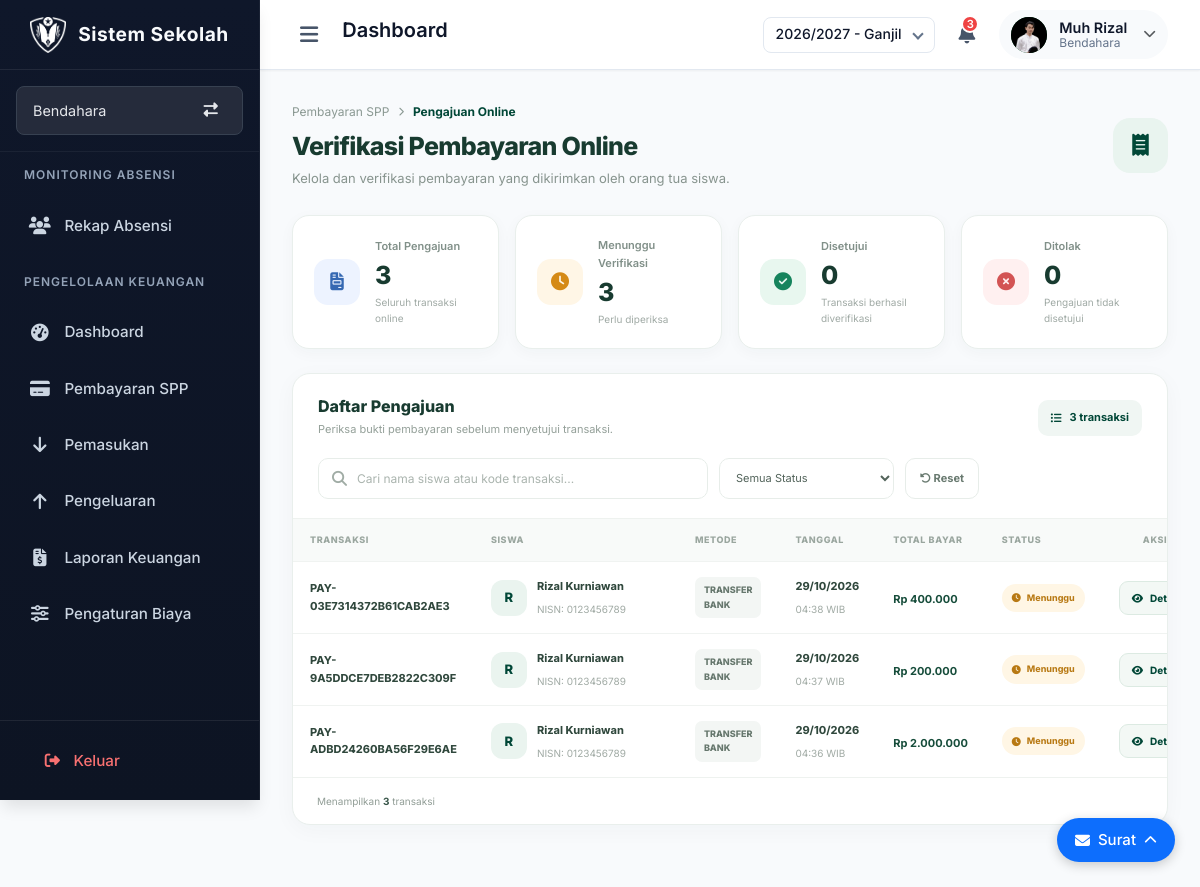
Before: /bendahara/pengajuan-online (signed in) with the older database file.
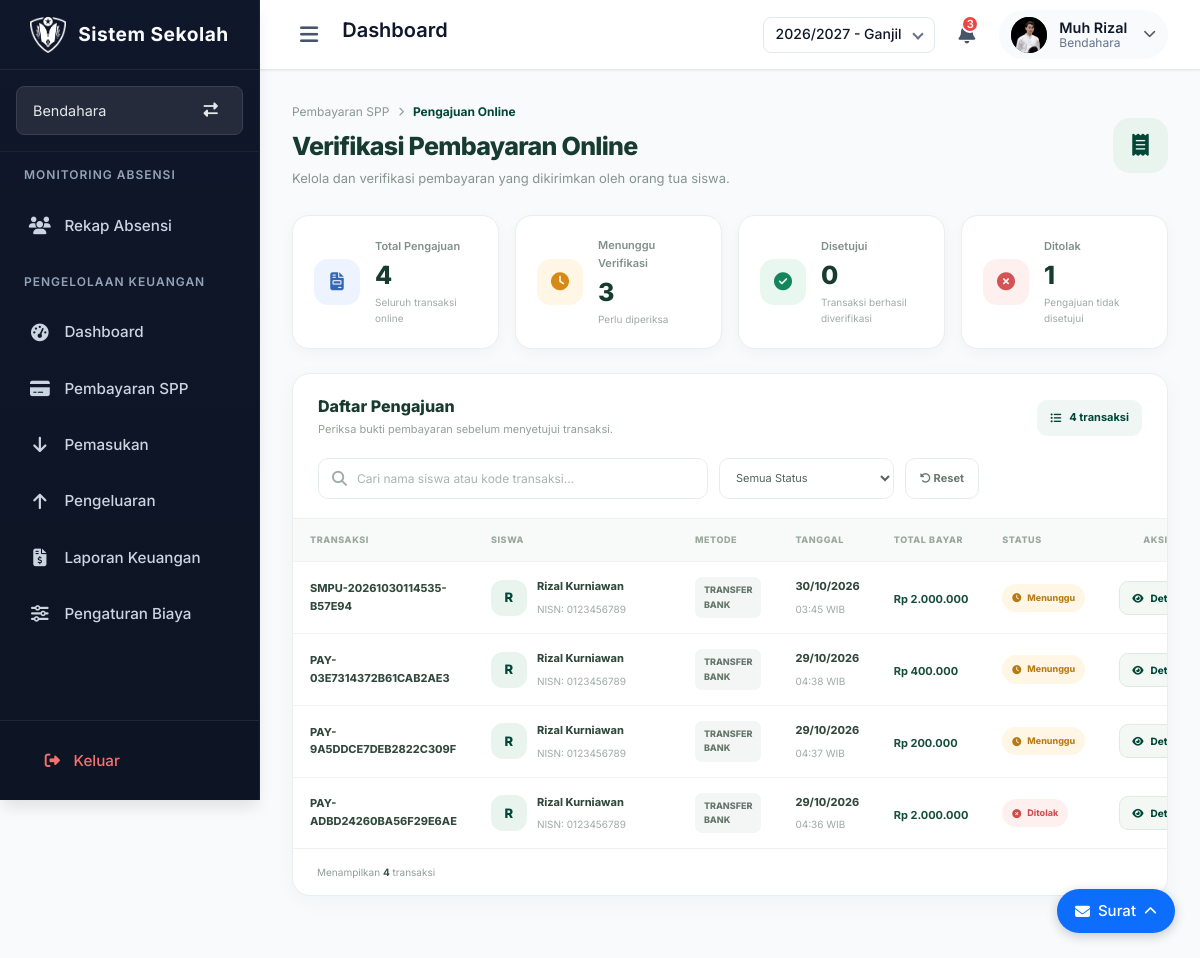
After: the same page with the newer database file.
### models.py (models this page shows, shortened)
class PengajuanPembayaran(db.Model):
    __tablename__ = 'pengajuan_pembayaran'
    id = db.Column(db.Integer, primary_key=True, autoincrement=True)
    kode_transaksi = db.Column(db.String(50), unique=True, nullable=False)
    siswa_id = db.Column(
        db.Integer,
        db.ForeignKey('siswa.id'),
        nullable=False,
        index=True
    )
    metode = db.Column(db.String(30), nullable=False)
    total_diajukan = db.Column(db.BigInteger, nullable=False)
    status = db.Column(
        db.String(30),
        nullable=False,
        default='menunggu_verifikasi',
        index=True
    )
    bukti_pembayaran = db.Column(db.String(255), nullable=True)
    catatan_orangtua = db.Column(db.Text, nullable=True)
    catatan_admin = db.Column(db.Text, nullable=True)
    diajukan_pada = db.Column(
        db.DateTime,
        nullable=False,
        default=datetime.utcnow
    )
    diverifikasi_oleh = db.Column(
        db.Integer,
        db.ForeignKey('users.id'),
        nullable=True
    )
    diverifikasi_pada = db.Column(db.DateTime, nullable=True)
    siswa = db.relationship('Siswa')
    pemeriksa = db.relationship('User')
    detail_tagihan = db.relationship(
        'DetailPengajuanPembayaran',
        back_populates='pengajuan',
        cascade='all, delete-orphan'
    )

class Siswa(db.Model):
    __tablename__ = 'siswa'
    id = db.Column(db.Integer, primary_key=True, autoincrement=True)
    nis = db.Column(db.String(20), unique=True, nullable=False)
    nisn = db.Column(db.String(20), unique=True, nullable=True)
    nik = db.Column(db.String(20), nullable=True)
    nama = db.Column(db.String(100), nullable=False)
    jenis_kelamin = db.Column(db.String(20), nullable=False)
    agama = db.Column(db.String(30), nullable=True)
    tempat_lahir = db.Column(db.String(100))
    tanggal_lahir = db.Column(db.Date)
    tingkat = db.Column(db.String(1), nullable=True, index=True)
    kelas_id = db.Column(db.Integer, db.ForeignKey('kelas.id'), nullable=True, index=True)
    alamat = db.Column(db.Text)
    no_hp = db.Column(db.String(20), nullable=True)
    email = db.Column(db.String(100), unique=True, nullable=True)
    tahun_masuk = db.Column(db.Integer, nullable=True)
    status = db.Column(db.String(20), default='Aktif')
    nama_ayah = db.Column(db.String(100), nullable=True)
    nama_ibu = db.Column(db.String(100), nullable=True)
    no_hp_ortu = db.Column(db.String(20), nullable=True)
    pekerjaan_ayah = db.Column(db.String(50), nullable=True)
    pekerjaan_ibu = db.Column(db.String(50), nullable=True)
    jenis_pendaftaran = db.Column(db.String(20), nullable=True)
    tanggal_diterima = db.Column(db.Date, nullable=True)
    tahun_diterima = db.Column(db.Integer, nullable=True)
    diterima_di_kelas = db.Column(db.Integer, db.ForeignKey('kelas.id'), nullable=True)
    sekolah_sd = db.Column(db.String(255), nullable=True)
    tahun_lulus_sd = db.Column(db.Integer, nullable=True)
    alamat_sekolah_sd = db.Column(db.Text, nullable=True)
    sekolah_asal_pindah = db.Column(db.String(255), nullable=True)
    tahun_pindah = db.Column(db.Integer, nullable=True)
    alamat_sekolah_pindah = db.Column(db.Text, nullable=True)
    dibuat_pada = db.Column(db.DateTime, default=datetime.utcnow)
    tanggal_non_aktif = db.Column(db.Date, nullable=True)
    alasan_non_aktif = db.Column(db.String(255), nullable=True)
    jenis_non_aktif = db.Column(db.String(20), nullable=True)
    sekolah_tujuan = db.Column(db.String(100), nullable=True)
    akun = db.relationship('User', backref='siswa', uselist=False)
    kelas_sekarang = db.relationship('Kelas', back_populates='daftar_siswa', foreign_keys=[kelas_id])
    kelas_awal = db.relationship('Kelas', foreign_keys=[diterima_di_kelas])
    riwayat_semester = db.relationship(
        'RiwayatSemester',
        back_populates='siswa',
        lazy=True,
        cascade='all, delete-orphan',
        order_by='RiwayatSemester.tahun_pelajaran'
    )

### routes/sections/bendahara/bendahara.py (the view)
@bendahara_bp.route('/pengajuan-online')
def pengajuan_online():
    if not session.get('logged_in'):
        return redirect(url_for('login.halaman_login'))
    user = User.query.get(session.get('user_id'))
    session['halaman_aktif'] = 'bendahara'
    daftar_pengajuan = (
        PengajuanPembayaran.query
        .order_by(PengajuanPembayaran.diajukan_pada.desc())
        .all()
    )
    jumlah_menunggu = sum(
        1 for p in daftar_pengajuan
        if p.status == 'menunggu_verifikasi'
    )
    jumlah_disetujui = sum(
        1 for p in daftar_pengajuan
        if p.status == 'disetujui'
    )
    jumlah_ditolak = sum(
        1 for p in daftar_pengajuan
        if p.status == 'ditolak'
    )
    return render_template(
        'index.html',
        active_page='pengajuan_online',
        halaman_aktif='bendahara',
        user=user,
        user_name=session.get('user_name', 'Pengguna'),
        daftar_pengajuan=daftar_pengajuan,
        jumlah_pengajuan=len(daftar_pengajuan),
        jumlah_menunggu=jumlah_menunggu,
        jumlah_disetujui=jumlah_disetujui,
        jumlah_ditolak=jumlah_ditolak
    )

### app.py (called while the page is built)
@app.before_request
def atur_domain_sesi():
    host = request.host.lower()
    if host.endswith('.smpuhamzanwadi.sch.id'):
        app.config['SESSION_COOKIE_DOMAIN'] = ".smpuhamzanwadi.sch.id"
    else:
        app.config['SESSION_COOKIE_DOMAIN'] = None
        app.config['SESSION_COOKIE_PATH'] = "/"
        app.config['SESSION_COOKIE_HTTPONLY'] = True
        app.config['SESSION_COOKIE_SAMESITE'] = 'Lax'
        app.config['SESSION_COOKIE_SECURE'] = False

def nama_singkat_dropdown(nama_lengkap):
    if not nama_lengkap:
        return "Pengguna"
    nama_lengkap = nama_lengkap.strip()
    gelar_depan = r"^(Dr\.|Drg\.|Prof\.|Ir\.|Sdr\.|H\.|K\.H\.|Alm\.|Almh\.|Drs\.|M\.|Bpk\.|Ibu\.|Ny\.|Tn\.)\s+"
    gelar = ""
    nama_murni = nama_lengkap
    cocok = re.match(gelar_depan, nama_lengkap)
    if cocok:
        gelar = cocok.group(0)
        nama_murni = nama_lengkap[cocok.end():]
    kata = nama_murni.split()
    if not kata:
        return gelar + "Pengguna"
    kata1 = kata[0].strip(".,")
    if len(kata1) >= 4:
        nama_terambil = kata[0]
    else:
        nama_terambil = " ".join(kata[:2])
    return f"{gelar}{nama_terambil}"

### templates/index.html (shortened to what this page needs)
{% extends "layout.html" %}
{% block content %}
{% if active_page == "pengajuan_online" and halaman_aktif == "bendahara" %}
    {% include "sections/bendahara/pengajuan_online.html" %}
{% endif %}
{% include 'components/surat.html' %}
{% endblock %}
{% block extra_css %}
    {% if active_page == "pengajuan_online" and halaman_aktif == "bendahara" %}
    <link rel="stylesheet" href="{{ url_for('static', filename='css/jabatan/bendahara/pengajuan_online.css') }}">
    {% endif %}
{% endblock %}

### templates/sections/bendahara/pengajuan_online.html (shortened to what the changed rows need)
<div class="pengajuan-page">
    <div class="pengajuan-header">
        <div>
            <h2>Verifikasi Pembayaran Online</h2>
        </div>
    </div>
    <div class="pengajuan-stats">
        <div class="pengajuan-stat-card">
            <div>
                <span>Total Pengajuan</span>
                <h3>{{ jumlah_pengajuan }}</h3>
                <small>Seluruh transaksi online</small>
            </div>
        </div>
        <div class="pengajuan-stat-card">
            <div>
                <span>Ditolak</span>
                <h3>{{ jumlah_ditolak }}</h3>
                <small>Pengajuan tidak disetujui</small>
            </div>
        </div>
    </div>
    <div class="pengajuan-content">
        <div class="pengajuan-content-header">
            <div>
                <h3>Daftar Pengajuan</h3>
                <p>Periksa bukti pembayaran sebelum menyetujui transaksi.</p>
            </div>
            <div class="pengajuan-total-badge">
                <i class="fas fa-list-ul"></i>
                {{ jumlah_pengajuan }} transaksi
            </div>
        </div>
        <div class="pengajuan-table-wrapper">
            <table class="pengajuan-table" id="tabelPengajuan">
                <thead>
                    <tr>
                        <th>TRANSAKSI</th>
                        <th>SISWA</th>
                        <th>METODE</th>
                        <th>TANGGAL</th>
                        <th>TOTAL BAYAR</th>
                        <th>STATUS</th>
                        <th class="text-center">AKSI</th>
                    </tr>
                </thead>
                <tbody>
                    {% for p in daftar_pengajuan %}
                    <tr
                        class="baris-pengajuan"
                        data-kode="{{ p.kode_transaksi|lower }}"
                        data-nama="{{ (p.siswa.nama if p.siswa else '')|lower }}"
                        data-status="{{ p.status }}"
                    >
                        <td>
                            <div class="transaksi-kode">
                                <strong>{{ p.kode_transaksi }}</strong>
                            </div>
                        </td>
                        <td>
                            <div class="pengajuan-siswa">
                                <div class="siswa-avatar">
                                    {{ (p.siswa.nama[0] if p.siswa and p.siswa.nama else '?')|upper }}
                                </div>
                                <div>
                                    <strong>{{ p.siswa.nama if p.siswa else 'Siswa tidak ditemukan' }}</strong>
                                    <small>NISN: {{ p.siswa.nisn if p.siswa else '-' }}</small>
                                </div>
                            </div>
                        </td>
                        <td>
                            <span class="metode-pembayaran">
                                {{ p.metode|upper }}
                            </span>
                        </td>
                        <td>
                            <div class="tanggal-pengajuan">
                                <strong>
                                    {{ p.diajukan_pada.strftime('%d/%m/%Y') if p.diajukan_pada else '-' }}
                                </strong>
                                <small>
                                    {{ p.diajukan_pada.strftime('%H:%M') if p.diajukan_pada else '-' }} WIB
                                </small>
                            </div>
                        </td>
                        <td>
                            <strong class="nominal-pengajuan">
                                Rp {{ "{:,.0f}".format(p.total_diajukan).replace(',', '.') }}
                            </strong>
                        </td>
                        <td>
                            {% if p.status == 'menunggu_verifikasi' %}
                                <span class="status-pengajuan status-menunggu">
                                    <i class="fas fa-clock"></i> Menunggu
                                </span>
                            {% elif p.status == 'disetujui' %}
                                <span class="status-pengajuan status-disetujui">
                                    <i class="fas fa-check-circle"></i> Disetujui
                                </span>
                            {% elif p.status == 'ditolak' %}
                                <span class="status-pengajuan status-ditolak">
                                    <i class="fas fa-times-circle"></i> Ditolak
                                </span>
                            {% else %}
                                <span class="status-pengajuan status-dibatalkan">
                                    {{ p.status|replace('_', ' ')|title }}
                                </span>
                            {% endif %}
                        </td>
                        <td class="text-center">
                            <button
                                type="button"
                                class="btn-detail-pengajuan"
                                data-pengajuan-id="{{ p.id }}"
                                title="Lihat detail"
                            >
                                <i class="fas fa-eye"></i>
                                Detail
                            </button>
                        </td>
                    </tr>
                    {% endfor %}
                </tbody>
            </table>
        </div>
        <div class="pengajuan-table-footer">
            <span>Menampilkan <strong id="jumlahPengajuanTampil">{{ daftar_pengajuan|length }}</strong> transaksi</span>
        </div>
    </div>
</div>

Changed rows visible on the page:
added PengajuanPembayaran: kode_transaksi "SMPU-20261030114535-B57E94", {{ (p.siswa.nama[0] if p.siswa and p.siswa.nama else '?')|upper }} "R", siswa "Rizal Kurniawan", siswa "0123456789", metode "TRANSFER BANK", diajukan_pada "30/10/2026", diajukan_pada "03:45", total_diajukan "2.000.000", shows "Menunggu"
changed PengajuanPembayaran "PAY-ADBD24260BA56F29E6AE": status "Menunggu" → "Ditolak"
Other visible differences:
{{ jumlah_pengajuan }}: "3" → "4"
{{ jumlah_ditolak }}: "0" → "1"
{{ daftar_pengajuan|length }}: "3" → "4"
